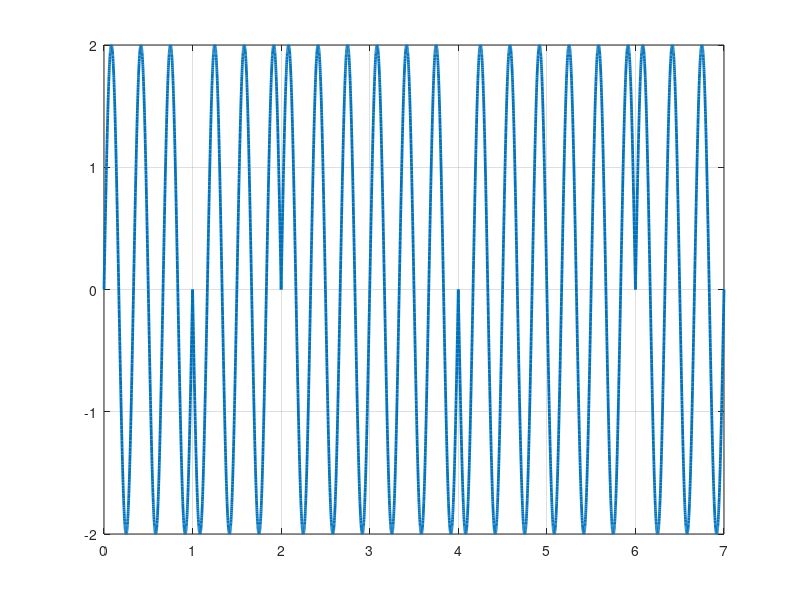

MATLAB code to generate this figure:
bits = [1 0 1 1 0 0 1];
bitrate = 1;
n = 1000;#ekta bit e koto gulo point
T = length(bits)/bitrate;#time
N = n*length(bits);#total point
dt = T/N;#por por duita point er moddhe difference
t = 0:dt:T;
x = zeros(1,length(t));#zeros(n x m)
f = 3
a = 2
signal_for_one = a * sin( 2 * pi * f * t);
signal_for_zero = a * sin(2 * pi * f * t + pi);

for i=1:length(bits)
  if bits(i)==1
    x((i-1)*n + 1:i*n) = signal_for_one((i - 1) * n + 1: i * n);
  else
    x((i-1)*n + 1:i*n) = signal_for_zero((i - 1) * n + 1: i * n);
  end
end
plot(t, x, 'Linewidth', 2);
grid on;

dem = zeros(1 , int16(length(x)/ n));
for i = 1 : length(x) / n
  if(x((i - 1) * n + 1 : i *n) == signal_for_zero((i - 1) * n + 1: i * n))
  dem(i) = 0;
else
  dem(i) = 1;
  end
end
display(dem);
